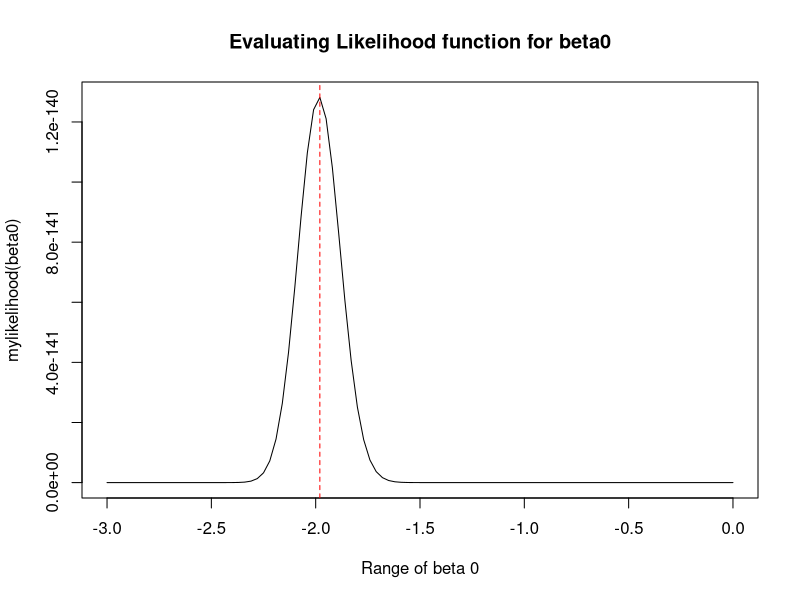
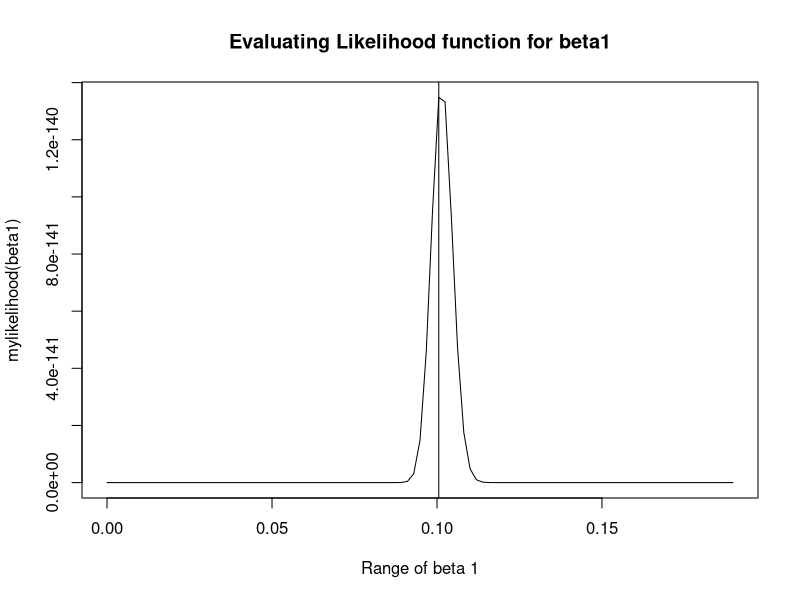
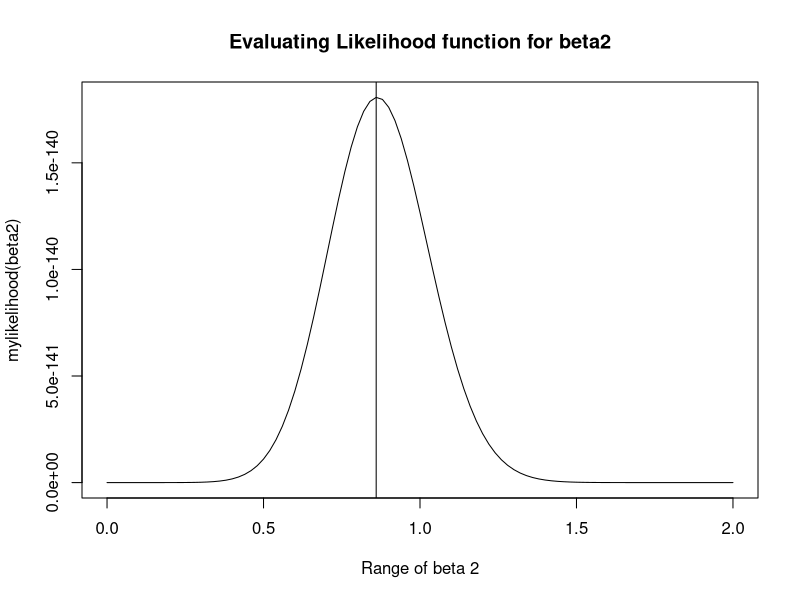
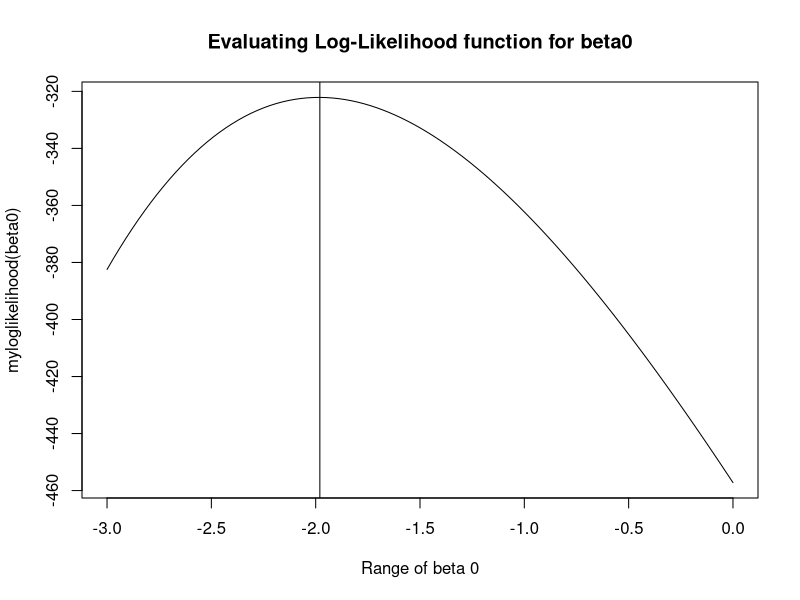
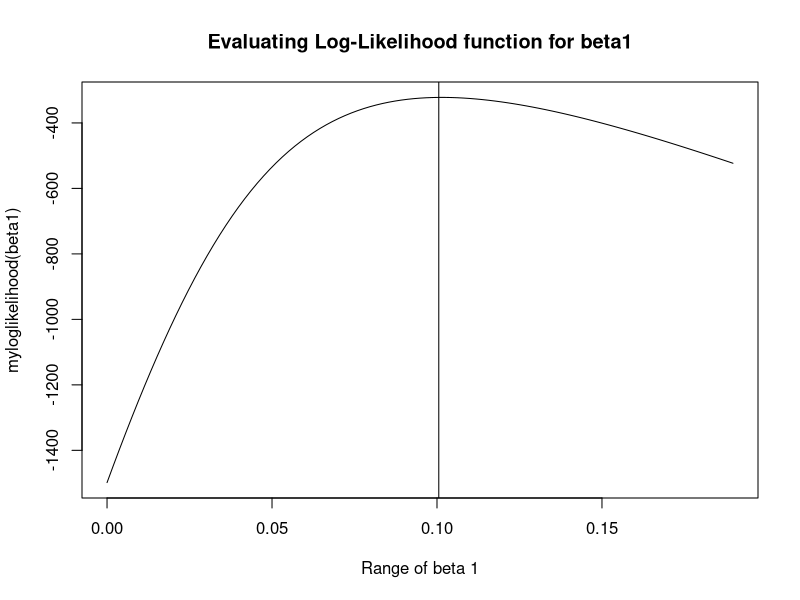
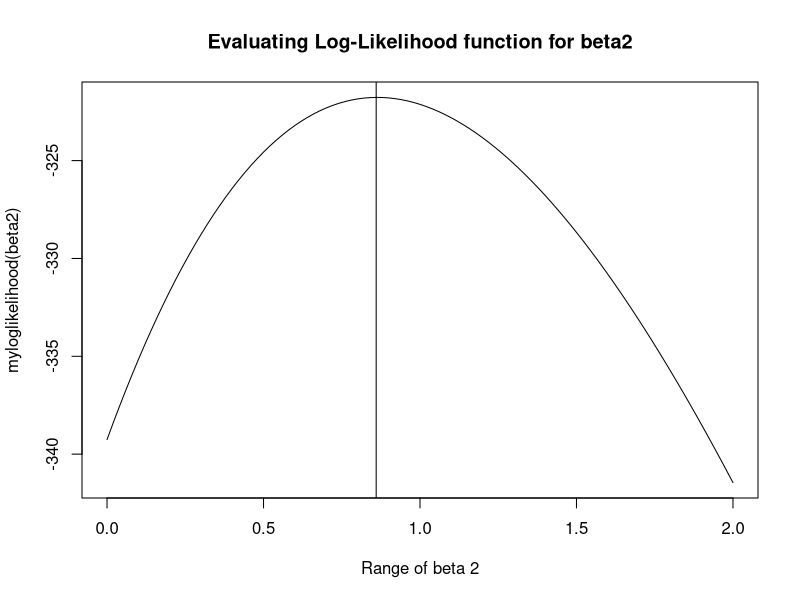
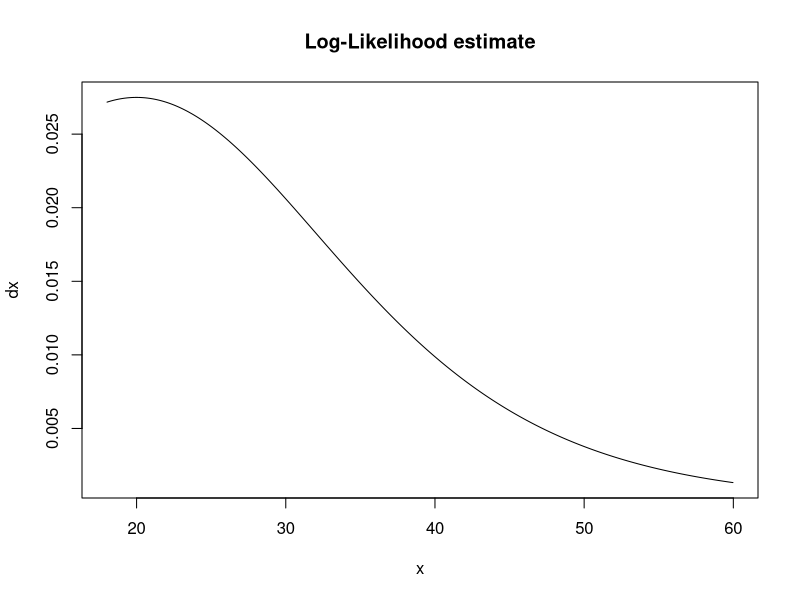
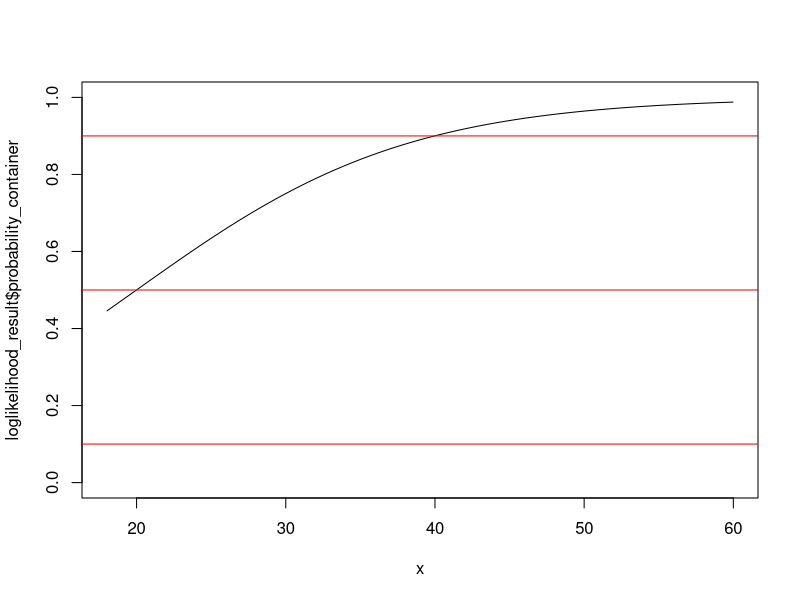

Write R code to recreate these figures, in order.
# Functions
# b) Log likelihood
myloglikelihood <- function(beta) {
  loglikelihood <-
    sum(-y * log(1 + exp(-(X %*% beta))) - (1 - y) * log(1 + exp(X %*% beta)))
  return(loglikelihood)
}

# b) Normal Likelihood
mylikelihood <- function(beta) {
  linear_model <- beta[1] + beta[2] * x + beta[3] * x2

  likelihood <-
    prod((exp(linear_model) / (1 + exp(linear_model)))^y * (1 - (exp(linear_model) / (
      1 + exp(linear_model)
    )))^(1 - y))
  return(likelihood)
}

calculate_prob_x <- function(estimators_vector, x_vector) {
  result <- (exp(x_vector[1] * estimators_vector[1] + x_vector[2] * estimators_vector[2] + x_vector[3] * estimators_vector[3])
  / (1 + exp(x_vector[1] * estimators_vector[1] + x_vector[2] * estimators_vector[2] + x_vector[3] * estimators_vector[3]))
  )

  return(result)
}

find_max_value_after_curve <- function(x, y) {
  result <- x[which(y == (max(y, na.rm = TRUE)))]
  return(result)
}

get_marginal_effect_beta_1 <- function(length = n,
                                       # x2 vector default value
                                       x2 = 0,
                                       # estimated quantity from likelihood or loglikelihood function
                                       estimate,
                                       dx_container = NULL,
                                       probability_container = NULL) {
  if (!is.null(estimate)) {
    # Create containers
    dx_container <- rep(0, length(x))
    probability_container <- rep(0, length(x))

    for (i in 1:length) {
      prob_i <-
        exp(estimate[1] + estimate[2] * x[i] + estimate[3] * x2) / (1 + exp(estimate[1] + estimate[2] * x[i] + estimate[3] * x2))

      dx_container[i] <- estimate[2] * prob_i * (1 - prob_i)
      probability_container[i] <- prob_i
    }
    return(
      list(
        dx_container = dx_container,
        probability_container = probability_container
      )
    )
  }

  return(NULL)
}

set.seed(123)
# Parameters
n <- 1000
x <- sort(runif(n = n, min = 18, max = 60))
x2 <- rbinom(n, 1, prob = 0.5)
X <- cbind(rep(1, n), x, x2) # nolint

beta0 <- -2
beta1 <- 0.1
beta2 <- 1
beta <- cbind(beta0, beta1, beta2)

linear_model <- beta0 + beta1 * x + beta2 * x2
prob_i_x <- exp(linear_model) / (1 + exp(linear_model))

# a) ?
y <- rbinom(n = length(x), size = 1, prob = prob_i_x)
data <- data.frame(
  "Y" = y,
  # "X0" = X[, 1], don't add intercept
  "X1" = X[, 2],
  "X2" = X[, 3]
)

# c) Plot the likelihood function and the log-likelihood function for a range of values for the two parameters
# separately and show that they are maximized at the same value. ----

# c) 1. Likelihood
# evaluate_for = "likelihood / loglikelihood"
plot_like <- function(evaluate_for, beta0, beta1, beta2) {
  # betas <- c(beta0, beta1, x)
  betas <- c(beta0, beta1, beta2)
  result <- NULL

  if (evaluate_for == "likelihood") {
    result <- mylikelihood(betas)
  } else if (evaluate_for == "loglikelihood") {
    result <- myloglikelihood(betas)
  }

  return(result)
}

# General variables for plotting
expr_plot_like <- Vectorize(plot_like)
evaluated_function_name <- "likelihood"
beta_0_to_from <- list(
  from = -3.00,
  to = 0
)
beta_1_to_from <- list(
  from = 0,
  to = 0.1897
)
beta_2_to_from <- list(
  from = 0,
  to = 2.00
)

# For beta0

result_beta0 <- curve(
  expr = expr_plot_like(evaluated_function_name, x, beta1, beta2),
  from = beta_0_to_from$from,
  to = beta_0_to_from$to,
  xlab = "Range of beta 0",
  ylab = "mylikelihood(beta0)",
  main = "Evaluating Likelihood function for beta0"
)
max_of_result_beta0 <- find_max_value_after_curve(result_beta0$x, result_beta0$y)
# max_of_result_beta0 <-
#   result_beta0$x[which(result_beta0$y == (max(result_beta0$y, na.rm = TRUE)))]
max_of_result_beta0
abline(v = max_of_result_beta0, col = "red", lty = 2)

# For beta 1
result_beta1 <- curve(
  expr = expr_plot_like(evaluated_function_name, beta0, x, beta2),
  from = beta_1_to_from$from,
  to = beta_1_to_from$to,
  xlab = "Range of beta 1",
  ylab = "mylikelihood(beta1)",
  main = "Evaluating Likelihood function for beta1"
)
max_of_result_beta1 <- find_max_value_after_curve(result_beta1$x, result_beta1$y)
# max_of_result_beta1 <-
#   result_beta1$x[which(result_beta1$y == (max(result_beta1$y, na.rm = TRUE)))]
max_of_result_beta1
abline(v = max_of_result_beta1)

# For beta 2
result_beta2 <-
  curve(
    expr = expr_plot_like(evaluated_function_name, beta0, beta1, x),
    from = beta_2_to_from$from,
    to = beta_2_to_from$to,
    xlab = "Range of beta 2",
    ylab = "mylikelihood(beta2)",
    main = "Evaluating Likelihood function for beta2"
  )
max_of_result_beta2 <- find_max_value_after_curve(result_beta2$x, result_beta2$y)
# max_of_result_beta2 <-
#   result_beta2$x[which(result_beta2$y == (max(result_beta2$y, na.rm = TRUE)))]
max_of_result_beta2
abline(v = max_of_result_beta2)

# c) 2. Log-likelihood
# For beta0
evaluated_function_name <- "loglikelihood"
result_log_beta_0 <-
  curve(
    expr = expr_plot_like(evaluated_function_name, x, beta1, beta2),
    from = beta_0_to_from$from,
    to = beta_0_to_from$to,
    xlab = "Range of beta 0",
    ylab = "myloglikelihood(beta0)",
    main = "Evaluating Log-Likelihood function for beta0"
  )
max_of_result_log_beta_0 <- find_max_value_after_curve(result_log_beta_0$x, result_log_beta_0$y)
# max_of_result_log_beta_0 <-
#   result_log_beta_0$x[which(result_log_beta_0$y == (max(result_log_beta_0$y, na.rm = TRUE)))]
max_of_result_log_beta_0
abline(v = max_of_result_log_beta_0)
# For beta1
result_log_beta_1 <-
  curve(
    expr = expr_plot_like(evaluated_function_name, beta0, x, beta2),
    from = beta_1_to_from$from,
    to = beta_1_to_from$to,
    xlab = "Range of beta 1",
    ylab = "myloglikelihood(beta1)",
    main = "Evaluating Log-Likelihood function for beta1"
  )
max_of_result_log_beta_1 <- find_max_value_after_curve(result_log_beta_1$x, result_log_beta_1$y)
# max_of_result_log_beta_1 <-
#   result_log_beta_1$x[which(result_log_beta_1$y == (max(result_log_beta_1$y, na.rm = TRUE)))]
max_of_result_log_beta_1
abline(v = max_of_result_log_beta_1)
# For beta2
result_log_beta_2 <-
  curve(
    expr = expr_plot_like(evaluated_function_name, beta0, beta1, x),
    from = beta_2_to_from$from,
    to = beta_2_to_from$to,
    xlab = "Range of beta 2",
    ylab = "myloglikelihood(beta2)",
    main = "Evaluating Log-Likelihood function for beta2"
  )
max_of_result_log_beta_2 <- find_max_value_after_curve(result_log_beta_2$x, result_log_beta_2$y)
# max_of_result_log_beta_2 <-
#   result_log_beta_2$x[which(result_log_beta_2$y == (max(result_log_beta_2$y, na.rm = TRUE)))]
max_of_result_log_beta_2
abline(v = max_of_result_log_beta_2)
# End for c) -----

# d) Estimate ß0, ß1, ß2 via maximum likelihood and calculate the standard errors. Use the estimation template
# provided in the lecture.
library(maxLik)
# Getting an estimate for log-likelihood
start_param <- c(0, 1, 1)
loglikelihood_estimate <- maxBFGS(myloglikelihood,
  finalHessian = TRUE,
  start = start_param
)
loglikelihood_estimate$estimate

loglikelihood_covariance_matrix <-
  - (solve(loglikelihood_estimate$hessian))

loglikelihood_sde <- sqrt(diag(loglikelihood_covariance_matrix))
loglikelihood_sde

# e) Propose and calculate a suitable method for the interpretation of the coefficients as discussed in the lecture.
# Not sure if this is what is asked?
x_len <- length(x)

# Marginal effects when x2 = 0
loglikelihood_result <- get_marginal_effect_beta_1(
  length = x_len,
  estimate = loglikelihood_estimate$estimate,
  x2 = 0
)
# Marginal effects when x2 = 1
loglikelihood_result1 <- get_marginal_effect_beta_1(
  length = x_len,
  estimate = loglikelihood_estimate$estimate,
  x2 = 1
)
# Plotting marginal effects of beta1 when x2=0
plot(
  x,
  loglikelihood_result$dx_container,
  type = "l",
  main = "Log-Likelihood estimate",
  ylab = "dx"
)

# # Predicted for x=0
plot(
  x,
  loglikelihood_result$probability_container,
  type = "l",
  ylim = c(0, 1)
)
abline(h = 0.1, col = "red")
abline(h = 0.5, col = "red")
abline(h = 0.9, col = "red")
# Predicted for x=1
plot(
  x,
  loglikelihood_result1$probability_container,
  type = "l",
  ylim = c(0, 1)
)
abline(h = 0.1, col = "red")
abline(h = 0.5, col = "red")
abline(h = 0.9, col = "red")

# f) Visualize results(Confidence intervals?)

model <- glm(
  formula =
    y ~ X1 + X2,
  family = binomial(link = "logit"),
  data = data
)
# Getting some regressor X for which the coefficient is NA...
summary(model)
# Log-odds
summary(model)$coefficients

# Confidence intervals Log-odds, Beta 1
confint.default(model)[2, ]
# # Confidence intervals Odds, Beta 1
exp(confint.default(model)[2, ]) # between 9.21% and 14.09%

# Model prediction
set.seed(666)
# Draw new data?
n_test <- 1000
x_test <- sort(runif(n = n_test, min = 18, max = 60))
x2_test <- rbinom(n = n_test, 1, prob = 0.5)
X_test <- cbind(rep(1, n_test), x, x2) # nolint
data_test <- data.frame("X1" = X[, 2], "X2" = X[, 3])

# with increasing X -> increasing probability
predict(model, newdata = data_test, type = "response")

# Visualizing results: Confidence Intervals
set.seed(689)
x_to_visualize <- sort(runif(n = n_test, min = 18, max = 60))

# When x2 = 0
plot_confidence_intervals <- function(x2 = 0, xlab) {
  predicted_model <-
    predict(
      model,
      newdata = data.frame(X1 = x_to_visualize, X2 = x2),
      type = "response",
      se.fit = TRUE
    )
  predicted_model_fit <- predicted_model$fit
  predicted_model_upper <-
    predicted_model$fit + predicted_model$se.fit * 1.96 # 95% confidence interval
  predicted_model_lower <-
    predicted_model$fit - predicted_model$se.fit * 1.96 # 95% confidence interval

  plot(
    x,
    y,
    pch = 16,
    cex = 1,
    ylab = "Probability",
    xlab = xlab
  )
  grid()
  polygon(c(rev(x_to_visualize), x_to_visualize),
    c(rev(predicted_model_lower), predicted_model_upper),
    col = "grey90",
    border = NA
  )

  lines(x_to_visualize, predicted_model_fit, lwd = 2)
  lines(x_to_visualize, predicted_model_upper, lwd = 2, col = "red")
  lines(x_to_visualize, predicted_model_lower, lwd = 2, col = "red")

  abline(h = 0.1, lty = 2)
  abline(h = 0.5, lty = 2)
  abline(h = 0.9, lty = 2)
}

# Plot for X2=0
plot_confidence_intervals(x2 = 0, xlab = "X1's when X2=0")
# Plot for X2=1
plot_confidence_intervals(x2 = 1, xlab = "X1's when X2=1")

# 2. Simulation study
n <- 1000
beta0 <- -2
beta1 <- 0.1
beta2 <- 1
beta <- cbind(beta0, beta1, beta2)

# Simulation
set.seed(2198)
simulation_runs <- 55
ape_count <- rep(NA, simulation_runs)
mse_count <- rep(NA, simulation_runs)

for (i in 1:simulation_runs) {
  train_x <- runif(n, min = 18, max = 60)
  train_x2 <- rbinom(n, size = 1, prob = 0.5)
  train <- cbind(rep(1, n), train_x, train_x2)
  pi_x <- calculate_prob_x(beta, train)
  y <- rbinom(n, size = 1, prob = pi_x)

  # Estimate Model
   # 2. Estimate betas
  train_model <- glm(formula = y ~ train_x + train_x2, family = "binomial")
  train_beta_hats <- c(train_model$coefficients[1], train_model$coefficients[2], train_model$coefficients[3])


  train_pi_x <- calculate_prob_x(train_beta_hats, train)
  train_y <- rbinom(n = n, size = 1, prob = train_pi_x)

  # Generate test data
  test_x <- runif(n, min = 18, max = 60)
  test_x2 <- rbinom(n, size = 1, prob = 0.5)
  test <- cbind(rep(1, n), test_x, test_x2)

  test_pi_x <- calculate_prob_x(beta, test)
  test_y <- rbinom(n, size = 1, prob = test_pi_x)
  test_pi_x_predicted <- calculate_prob_x(train_beta_hats, test)
  test_y_predicted <- rbinom(n, size = 1, prob = test_pi_x_predicted)

  mse_count[i] <- 1 / n * sum(!(y == train_y))
  ape_count[i] <- 1 / n * sum(!(test_y == test_y_predicted))
}

# Plotting
plot(mse_count, xlab = "Number of Simulation", ylab = "Error")
points(ape_count, col = "red")
abline(h = mean(mse_count))
abline(h = mean(ape_count), col = "red")
legend(x = "topleft", legend = c("APE", "MSE"), lty = c(1, 1), col = c("red", "black"))

# b) Change prob in x2 from 0.5 to 0.2
